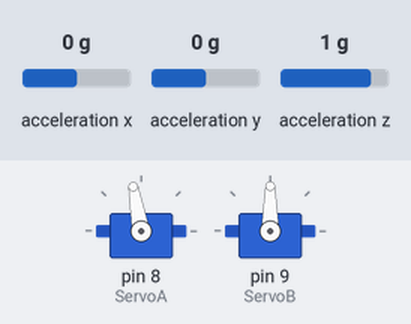
Simulated run of this sketch. Board: Arduino Uno, built with avr-gcc and run on an emulated ATmega328P. On the bench: 2 × servo. Wiring (inferred from the names in the program): MPU-6050 motion sensor at I2C address 0x68. Inputs (shaded band) come from the test bench; at power-on: acceleration x 0 g, acceleration y 0 g, acceleration z 1 g. What the sketch prints to the serial monitor is not drawn.

Above: at 1.1 s.
At 3.1 s:
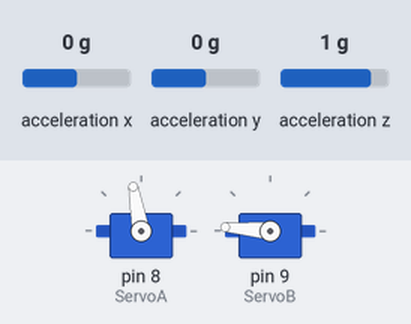
Timing chart, 0 to 4.6 s (numbered marks = the images above):
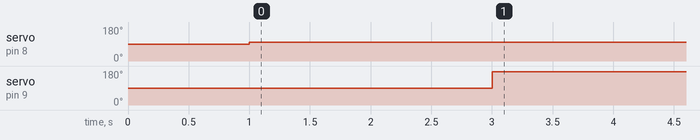

Measured:
- by itself, servo on pin 8 (ServoA): 90° → 100° at 1.0 s
- by itself, servo on pin 9 (ServoB): 90° → 175° at 3.0 s

The sketch:

PostureCorrectorRobot.ino
```cpp
#include <SPI.h>
#include <Wire.h>
#include <Servo.h>
#define MPU 0x68  // I2C address of the MPU-6050

Servo ServoA, ServoB;
double AcX, AcY, AcZ;
int Pitch, Roll;
int a=0;
int i;
int ll;
void setup() {
  Serial.begin(9600);
  ServoA.attach(8);
  ServoB.attach(9);
  init_MPU(); // Inizializzazione MPU6050
}

void loop()
{

if (a==0)
{
  a=1;

ServoA.write(100);
delay(2000);
ServoB.write(175);
delay(2000);

}

  FunctionsMPU(); // Acquisisco assi AcX, AcY, AcZ.

  Roll = FunctionsPitchRoll(AcX, AcY, AcZ);   //Calcolo angolo Roll
  Pitch = FunctionsPitchRoll(AcY, AcX, AcZ);  //Calcolo angolo Pitch


 int ServoRoll;
 int ServoPitch;


  Serial.print("Roll: "); Serial.print(Roll);
  Serial.print("\n");


if (Roll>55)
{

for (i=175;i>=70;i--)
{
ServoB.write(i);
ll = map(i, 175, 70, 100, 50);
ServoA.write(ll);
delay(5);
}


delay(1000);


for (i=70;i<=175;i++)
{
ServoB.write(i);
ll = map(i, 70, 175, 50, 100);
ServoA.write(ll);
delay(5);
}


}


}

void init_MPU() {
  Wire.begin();
  Wire.beginTransmission(MPU);
  Wire.write(0x6B);  // PWR_MGMT_1 register
  Wire.write(0);     // set to zero (wakes up the MPU-6050)
  Wire.endTransmission(true);
  delay(1000);
}

//Funzione per il calcolo degli angoli Pitch e Roll
double FunctionsPitchRoll(double A, double B, double C) {
  double DatoA, DatoB, Value;
  DatoA = A;
  DatoB = (B * B) + (C * C);
  DatoB = sqrt(DatoB);

  Value = atan2(DatoA, DatoB);
  Value = Value * 180 / 3.14;

  return (int)Value;
}

//Funzione per l'acquisizione degli assi X,Y,Z del MPU6050
void FunctionsMPU() {
  Wire.beginTransmission(MPU);
  Wire.write(0x3B);  // starting with register 0x3B (ACCEL_XOUT_H)
  Wire.endTransmission(false);
  Wire.requestFrom(MPU, 6, true); // request a total of 14 registers
  AcX = Wire.read() << 8 | Wire.read(); // 0x3B (ACCEL_XOUT_H) & 0x3C (ACCEL_XOUT_L)
  AcY = Wire.read() << 8 | Wire.read(); // 0x3D (ACCEL_YOUT_H) & 0x3E (ACCEL_YOUT_L)
  AcZ = Wire.read() << 8 | Wire.read(); // 0x3D (ACCEL_YOUT_H) & 0x3E (ACCEL_YOUT_L)
}
```
